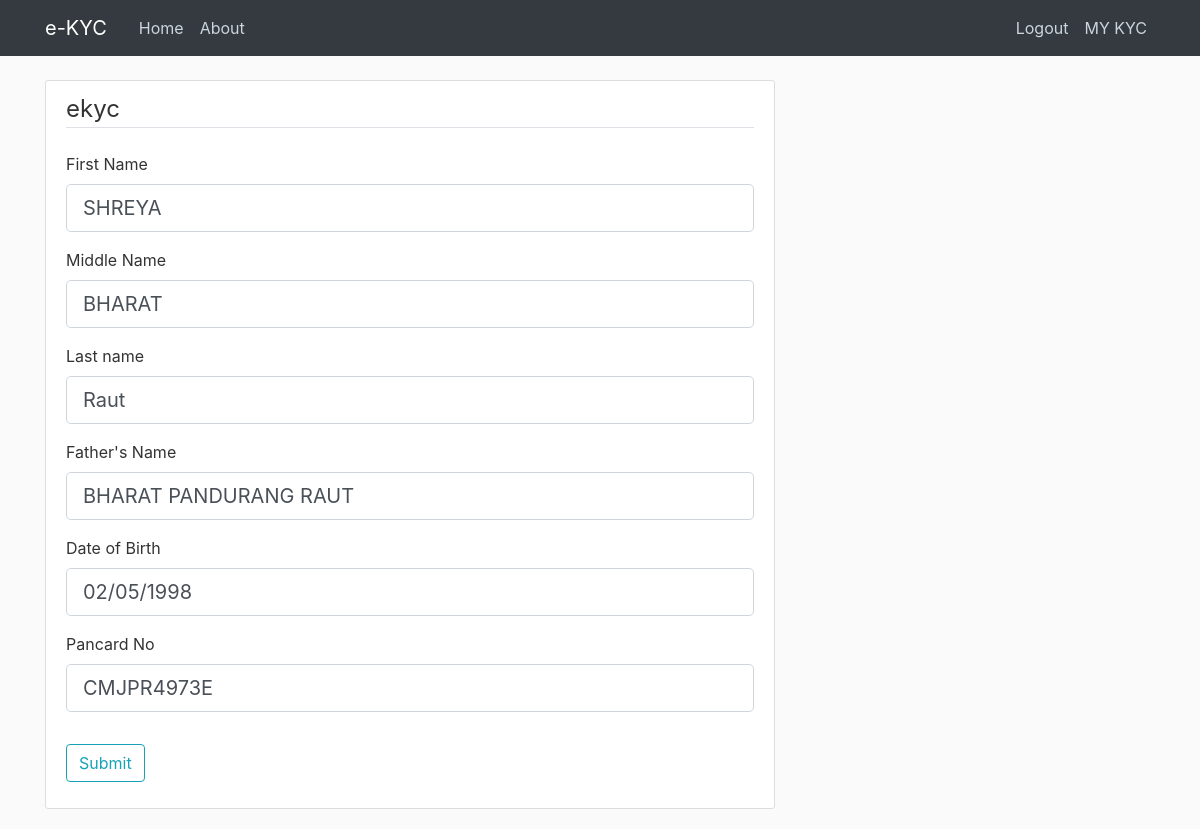
The app's page /pancard/1/edit (signed in) with its own data.
### app/models.py (models this page shows, shortened)
class Pan(db.Model):
    id=db.Column(db.Integer,primary_key=True,unique=True)
    fname=db.Column(db.String(20),nullable=False)
    mname=db.Column(db.String(20))
    lname=db.Column(db.String(20),nullable=False)
    father=db.Column(db.String(20),nullable=False)
    birthday=db.Column(db.String(10),nullable=False)
    panno=db.Column(db.String(10),nullable=False)
    user_id = db.Column(db.Integer,db.ForeignKey('user.id'),nullable=False,unique=True)

### app/routes.py (the view)
@app.route("/pancard/<int:user_id>/edit",methods=['GET','POST'])
def pancard(user_id):
    aad= Pan.query.get_or_404(user_id)
    form=PanForm()
    if form.validate_on_submit():
        aad.fname=form.fname.data
        aad.mname=form.mname.data
        aad.lname=form.lname.data
        aad.father=form.father.data
        aad.birthday=form.birthday.data
        aad.panno=form.panno.data
        db.session.commit()
        flash(f'Your pan card details are updated!', 'success')
        return redirect(url_for('viewpan',user_id=current_user.id))
    else:
        print(form.errors)
    return render_template('pancard.html',title='pancard', form=form,fname=aad.fname,
    lname=aad.lname,
    mname=aad.mname,
    father=aad.father,
    birthday=aad.birthday,
    panno=aad.panno)

### app/forms.py
class PanForm(FlaskForm):
    fname = StringField('First Name',validators=[DataRequired(), Length(min=2, max=20)])
    mname = StringField('Middle Name',validators=[Length(min=2, max=20)])
    lname = StringField('Last name',validators=[Length(min=2, max=20)])
    father=StringField('Father\'s Name',validators=[Length(min=5,max=100)])
    birthday= StringField('Date of Birth', validators=[Length(max=10)])
    panno=StringField('Pancard No',validators=[DataRequired(),Length(min=10,max=10)])
    submit = SubmitField('Submit')

### app/models.py (called while the page is built)
@login_manager.user_loader
def load_user(user_id):
    return User.query.get(int(user_id))

### app/templates/pancard.html (shortened to what this page needs)
{% extends "layout.html" %}
{% block content %}
    <div class="content-section">
        <form method="POST" action="">
            <fieldset class="form-group">
                <legend class="border-bottom mb-4">ekyc</legend>
                <div class="form-group">
                    {{ form.fname.label(class="form-control-label") }}
                    {% if form.fname.errors %}
                        {{ form.fname(class="form-control form-control-lg is-invalid") }}
                        <div class="invalid-feedback">
                            {% for error in form.fname.errors %}
                                <span>{{ error }}</span>
                            {% endfor %}
                        </div>
                    {% else %}
                        {{ form.fname(class="form-control form-control-lg", value=fname) }}
                    {% endif %}
                </div>
                <div class="form-group">
                    {{ form.mname.label(class="form-control-label") }}
                    {% if form.mname.errors %}
                        {{ form.mname(class="form-control form-control-lg is-invalid") }}
                        <div class="invalid-feedback">
                            {% for error in form.mname.errors %}
                                <span>{{ error }}</span>
                            {% endfor %}
                        </div>
                    {% else %}
                        {{ form.mname(class="form-control form-control-lg",value=mname) }}
                    {% endif %}
                </div>
                <div class="form-group">
                    {{ form.lname.label(class="form-control-label") }}
                    {% if form.lname.errors %}
                        {{ form.lname(class="form-control form-control-lg is-invalid") }}
                        <div class="invalid-feedback">
                            {% for error in form.lname.errors %}
                                <span>{{ error }}</span>
                            {% endfor %}
                        </div>
                    {% else %}
                        {{ form.lname(class="form-control form-control-lg",value=lname) }}
                    {% endif %}
                </div>
                <div class="form-group">
                    {{ form.father.label(class="form-control-label") }}
                    {% if form.father.errors %}
                        {{ form.father(class="form-control form-control-lg is-invalid") }}
                        <div class="invalid-feedback">
                            {% for error in form.father.errors %}
                                <span>{{ error }}</span>
                            {% endfor %}
                        </div>
                    {% else %}
                        {{ form.father(class="form-control form-control-lg",value=father) }}
                    {% endif %}
                </div>
                <div class="form-group">
                    {{ form.birthday.label(class="form-control-label") }}
                    {% if form.birthday.errors %}
                        {{ form.birthday(class="form-control form-control-lg is-invalid") }}
                        <div class="invalid-feedback">
                            {% for error in form.birthday.errors %}
                                <span>{{ error }}</span>
                            {% endfor %}
                        </div>
                    {% else %}
                        {{ form.birthday(class="form-control form-control-lg",value=birthday) }}
                    {% endif %}
                </div>
                <div class="form-group">
                    {{ form.panno.label(class="form-control-label") }}
                    {% if form.panno.errors %}
                        {{ form.panno(class="form-control form-control-lg is-invalid") }}
                        <div class="invalid-feedback">
                            {% for error in form.panno.errors %}
                                <span>{{ error }}</span>
                            {% endfor %}
                        </div>
                    {% else %}
                        {{ form.panno(class="form-control form-control-lg",value=panno) }}
                    {% endif %}
                </div>
            </fieldset>
            <div class="form-group">
                {{ form.submit(class="btn btn-outline-info") }}
            </div>
        </form>
    </div>
{% endblock content %}

### app/static/main.css (style rules this page uses)
body { background: #fafafa; color: #333333; margin-top: 5rem; }
.content-section { background: #ffffff; padding: 10px 20px; border: 1px solid #dddddd; border-radius: 3px; margin-bottom: 20px; }

### records on screen
Pan: fname "SHREYA", mname "BHARAT", lname "Raut", father "BHARAT PANDURANG RAUT", birthday "02/05/1998", panno "CMJPR4973E"
